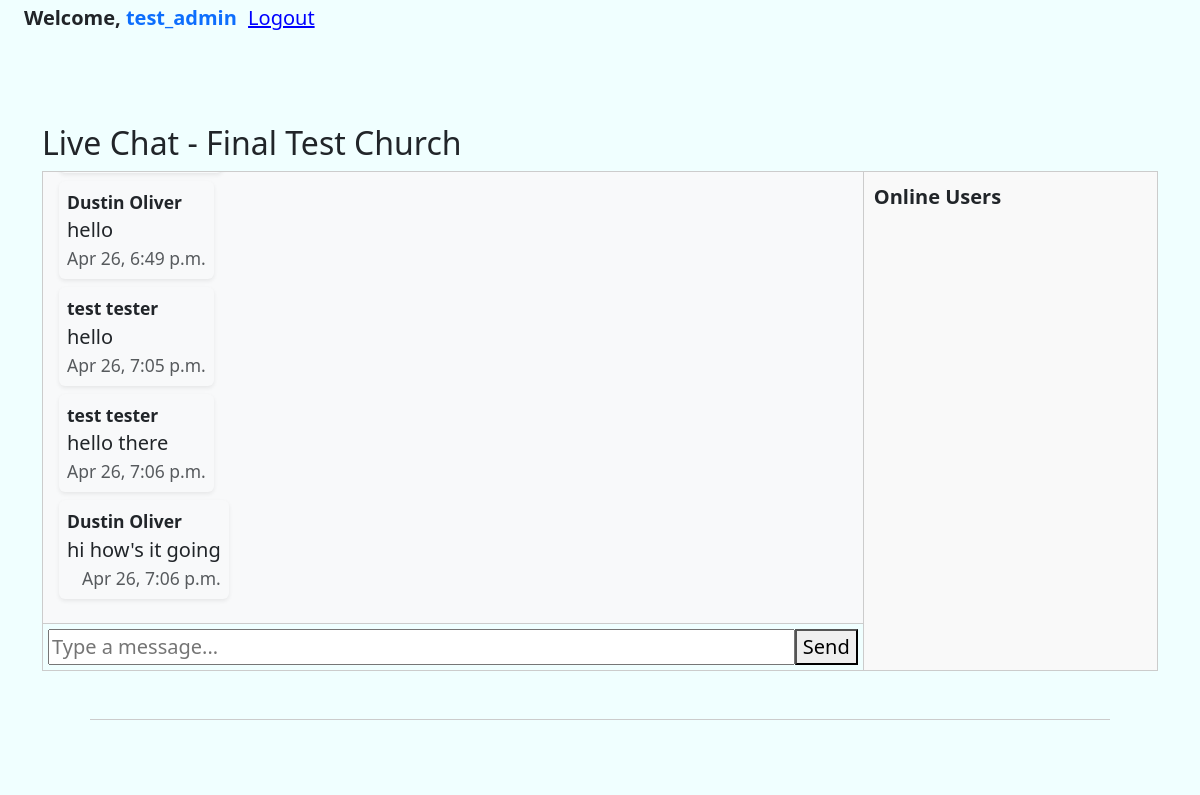
/chat/10/ (signed in), run on an earlier commit of the app's database.
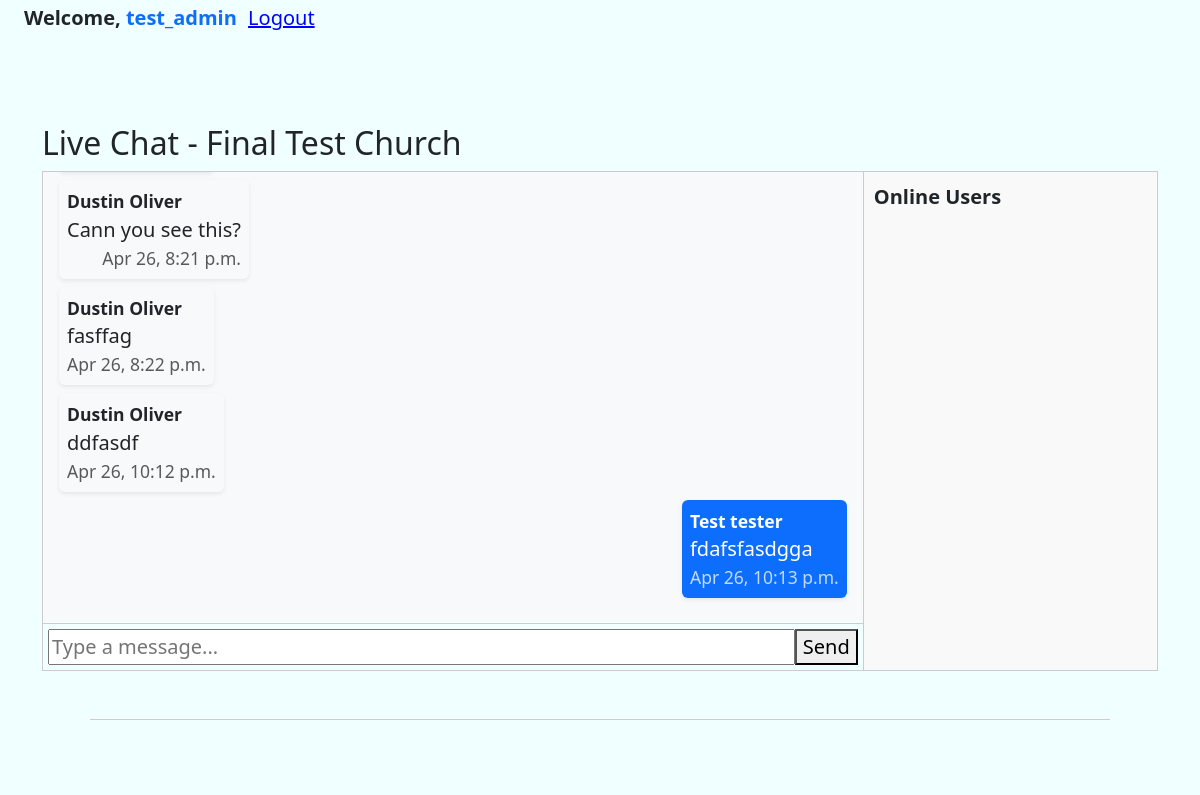
And on a later commit of the database.
### core/models.py (models this page shows)
class ChatMessage(models.Model):
    church = models.ForeignKey(Church, on_delete=models.CASCADE)
    user = models.ForeignKey(User, on_delete=models.CASCADE)
    message = models.TextField()
    created = models.DateTimeField(auto_now_add=True)

### core/views.py (the view)
# urls.py: path('chat/<int:church_id>/', views.chat_page, name='chat'),
@login_required
def chat_page(request, church_id):
    church = get_object_or_404(Church, id=church_id)
    chat_messages = ChatMessage.objects.filter(church=church).order_by('-created')[:50]
    chat_messages = list(chat_messages)[::-1]
    return render(request, 'chat.html', {
        'church': church,
        'chat_messages': chat_messages
    })

### core/templates/chat.html (shortened to what this page needs)
{% extends 'base.html' %}
{% load static %}
{% block content %}
<h2>Live Chat - {{ church.name }}</h2>
<div class="chat-container">
    <div class="chat-main">
        <div id="chat-box"
             class="flex-grow-1 overflow-auto p-3"
             data-user-id="{{ request.user.id }}">
            {% for msg in chat_messages %}
                <div class="d-flex mb-2 {% if msg.user == request.user %}justify-content-end{% else %}justify-content-start{% endif %}">
                    <div class="p-2 rounded shadow-sm
                        {% if msg.user == request.user %}
                            bg-primary text-white
                        {% else %}
                            bg-light
                        {% endif %}"
                        style="max-width: 70%;">
                        <div class="small fw-bold">
                            {{ msg.user.first_name }} {{ msg.user.last_name }}
                        </div>
                        <div>
                            {{ msg.message }}
                        </div>
                        <div class="text-end small opacity-75">
                            {{ msg.created|date:"M d, g:i a" }}
                        </div>
                    </div>
                </div>
            {% endfor %}
        </div>
        <div style="display:flex; border-top:1px solid #ccc; padding:5px;">
            <input id="message-input"
                   type="text"
                   placeholder="Type a message..."
                   style="flex:1;" />
            <button onclick="sendMessage()">Send</button>
        </div>
    </div>
    <div class="chat-sidebar">
        <strong>Online Users</strong>
    </div>
</div>
{% endblock %}

What changed in the data, as far as the page shows it:
no longer on this page (row unchanged): ChatMessage: user.first_name "Dustin", user.last_name "Oliver", message "hello", created "Apr 26, 6:49 p.m."
no longer on this page (row unchanged): ChatMessage: user.first_name "test", user.last_name "tester", message "hello", created "Apr 26, 7:05 p.m."
no longer on this page (row unchanged): ChatMessage: user.first_name "test", user.last_name "tester", message "hello there", created "Apr 26, 7:06 p.m."
no longer on this page (row unchanged): ChatMessage: user.first_name "Dustin", user.last_name "Oliver", message "hi how's it going", created "Apr 26, 7:06 p.m."
added ChatMessage: user.first_name "Dustin", user.last_name "Oliver", message "Cann you see this?", created "Apr 26, 8:21 p.m."
added ChatMessage: user.first_name "Dustin", user.last_name "Oliver", message "fasffag", created "Apr 26, 8:22 p.m."
added ChatMessage: user.first_name "Dustin", user.last_name "Oliver", message "ddfasdf", created "Apr 26, 10:12 p.m."
added ChatMessage: user.first_name "Test", user.last_name "tester", message "fdafsfasdgga", created "Apr 26, 10:13 p.m."
